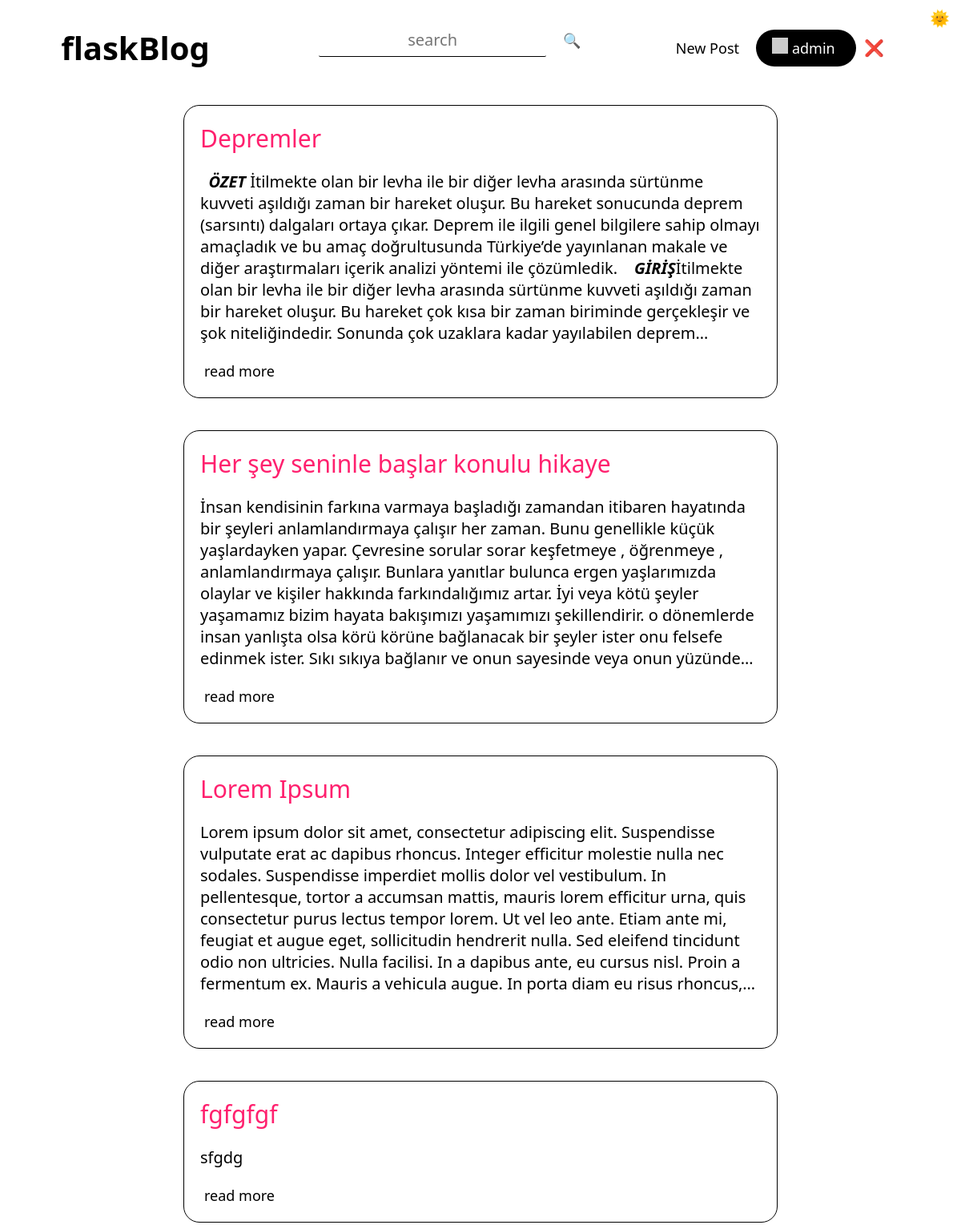
The page / (signed in) on the database its author committed.
### tables this page shows
CREATE TABLE "posts" (
	"id"	INTEGER NOT NULL UNIQUE,
	"title"	TEXT NOT NULL,
	"tags"	TEXT,
	"content"	TEXT NOT NULL,
	"author"	TEXT NOT NULL,
	"date"	TEXT NOT NULL,
	"time"	TEXT NOT NULL,
	"views"	TEXT,
	"lastEditDate"	TEXT,
	"lastEditTime"	TEXT,
	PRIMARY KEY("id" AUTOINCREMENT)
);

### routes/index.py (the view)
@indexBlueprint.route("/")
def index():
    connection = sqlite3.connect("db/posts.db")
    cursor = connection.cursor()
    cursor.execute("select * from posts")
    posts = cursor.fetchall()
    return render_template(
        "index.html",
        posts=posts,
    )

### app.py (called while the page is built)
@app.context_processor
def utility_processor():
    getProfilePicture
    return dict(getProfilePicture=getProfilePicture)

### helpers.py (called while the page is built)
def getProfilePicture(userName):
    connection = sqlite3.connect("db/users.db")
    cursor = connection.cursor()
    cursor.execute(
        f'select profilePicture from users where lower(userName) = "{userName.lower()}"'
    )
    return cursor.fetchone()[0]

### templates/index.html (shortened to what this page needs)
{% extends 'layout.html'%} {%block head%}
<link
  rel="stylesheet"
  href="{{ url_for('static', filename='css/index.css') }}"
/>
{% endblock head %} {%block body%} {% for post in posts %}
<div class="post centeredHorizontally">
  <a class="title textPrimary" href="post/{{post[0]}}">{{post[1]}}</a>
  <div class="content" tag="content">{{post[3]|safe}}</div>
  <a href="post/{{post[0]}}" class="btn btnLink">read more</a>
</div>
{% endfor %} {% endblock body %}

### templates/navbar.html (shortened to what this page needs)
<link
  rel="stylesheet"
  href="{{ url_for('static', filename='css/navbar.css') }}"
/>
<div class="navbar">
  <a href="/"><h1 class="btn btnLink btnHome">flaskBlog</h1></a>
  <div class="searchBar">
    <input
      type="text"
      id="searchInput"
      class="input"
      autocomplete="off"
      placeholder="search"
    /><button onclick="search()" class="btn">🔍</button>
  </div>
  <div class="btns">
    {% if session["userName"] %}
    <a href="/createpost">
      <button class="btn btnLink">New Post</button>
    </a>
    <a href="/user/{{session['userName'].lower()}}">
      <div class="btn btnPrimary user">
        <img
          class="profilePicture"
          src="{{ getProfilePicture(session['userName']) }}"
        />
        <button class="btn profileText">{{session["userName"]}}</button>
      </div>
    </a>
    <a href="/test-logout" title="test-logout" id="logoutButton">❌</a>
    {% elif hideLogin %}
    <a href="/signup"><button class="btn btnLink">Sign Up</button></a>
    {% elif hideSignUp %}
    <a href="/login/redirect=&"><button class="btn btnLink">Login</button></a>
    {%else%}
    <a href="/login/redirect=&"><button class="btn btnLink">Login</button></a>
    <a href="/signup"><button class="btn btnPrimary">Sign Up</button></a>
    {% endif %}
  </div>
</div>

### static/css/general.css (style rules this page uses)
:root { --themePrimary: #000; --themeSecondary: #fff; --themeHelper: #303030; --primaryColor: #ff206e; --primaryHelper: #FF4F8C; }
* { font-family: system-ui, "Segoe UI", Roboto, Helvetica, Arial, sans-serif, "Apple Color Emoji", "Segoe UI Emoji", "Segoe UI Symbol"; color: var(--themePrimary); }
html { font-size: 125% !important; }
body { background-color: var(--themeSecondary); }
a { text-decoration: none; user-select: none; }
button { background-color: transparent; border: 0; }
.input { margin-bottom: 1rem; border: 0px; height: 2rem; width: 14rem; text-align: center; display: block; color: var(--themePrimary); background-color: transparent; font-size: 1rem; border-bottom: 1px solid var(--themePrimary); transition: 0.4s; border-radius: 0.1rem; }
.centeredHorizontally { margin-left: auto; margin-right: auto; }
.btn { height: fit-content; width: fit-content; border-radius: 2rem; border: 0px; transition: 0.25s; font-weight: 500; cursor: pointer; font-size: 0.9rem; text-align: center; margin: 0rem 0.25rem; }
.btnPrimary { padding: 0.5rem 1rem 0.5rem 1rem; color: var(--themeSecondary); background-color: var(--themePrimary); }
.btnLink { background-color: transparent; }
.textPrimary { color: var(--primaryColor); transition: 0.25s; }

### static/css/index.css (style rules this page uses)
.post { max-width: 35rem; max-height: fit-content; margin-top: 2rem; border: 1px solid var(--themePrimary); border-radius: 1rem; padding: 1rem; }
.content { display: -webkit-box; overflow: hidden; -webkit-line-clamp: 8; -webkit-box-orient: vertical; margin: 1rem 0rem; }
.content p { display: inline; }
.title { font-size: 1.5rem; }

### static/css/navbar.css (style rules this page uses)
.navbar { align-items: center; display: flex; width: 100%; justify-content: space-around; padding-top: 1rem; user-select: none; }
.btns { margin-right: 12rem; order: 5; }
.btnHome { margin-left: 12rem; order: 1; font-size: 2rem; font-weight: 550; }
.profilePicture { height: 1rem; width: 1rem; display: inline-block; }
.user { text-align: center; display: inline-block; height: fit-content; }
.profileText { margin: 0; padding-left: 0; color: var(--themeSecondary); }
#searchInput { display: inline-block; margin-right: 0.5rem; }
@media (min-width: 1068px) and (max-width: 1600px) { .btnHome, .btns { margin-right: 2rem; } }
@media (min-width: 1068px) and (max-width: 1600px) { .btnHome { margin-left: 1rem; } }

### rows shown on the page
posts: userName "admin", title "fgfgfgf", content "sfgdg"
posts: title "Depremler", content "ÖZET İtilmekte olan bir levha ile bir diğer levha arasında sürtünme kuvveti aşıldığı zaman bir hareket oluşur. Bu hareket sonucunda deprem (sarsıntı) dalgaları ortaya çıkar. Deprem ile ilgili genel bilgilere sahip olmayı amaçladık ve bu amaç doğrultusunda Türkiye’de yayınlanan makale ve diğer araştırmaları içerik analizi yöntemi ile çözümledik. GİRİŞ İtilmekte olan bir levha ile bir diğer levha arasında sürtünme kuvveti aşıldığı zaman bir hareket oluşur. Bu hareket çok kısa bir zaman biriminde gerçekleşir ve şok niteliğindedir. Sonunda çok uzaklara kadar yayılabilen…"
posts: title "Her şey seninle başlar konulu hikaye", content "İnsan kendisinin farkına varmaya başladığı zamandan itibaren hayatında bir şeyleri anlamlandırmaya çalışır her zaman. Bunu genellikle küçük yaşlardayken yapar. Çevresine sorular sorar keşfetmeye , öğrenmeye , anlamlandırmaya çalışır. Bunlara yanıtlar bulunca ergen yaşlarımızda olaylar ve kişiler hakkında farkındalığımız artar. İyi veya kötü şeyler yaşamamız bizim hayata bakışımızı yaşamımızı şekillendirir. o dönemlerde insan yanlışta olsa körü körüne bağlanacak bir şeyler ister onu felsefe edinmek ister. Sıkı sıkıya bağlanır ve onun sayesinde veya onun…"
posts: title "Lorem Ipsum", content "Lorem ipsum dolor sit amet, consectetur adipiscing elit. Suspendisse vulputate erat ac dapibus rhoncus. Integer efficitur molestie nulla nec sodales. Suspendisse imperdiet mollis dolor vel vestibulum. In pellentesque, tortor a accumsan mattis, mauris lorem efficitur urna, quis consectetur purus lectus tempor lorem. Ut vel leo ante. Etiam ante mi, feugiat et augue eget, sollicitudin hendrerit nulla. Sed eleifend tincidunt odio non ultricies. Nulla facilisi. In a dapibus ante, eu cursus nisl. Proin a fermentum ex. Mauris a vehicula augue. In porta diam eu risus…"
